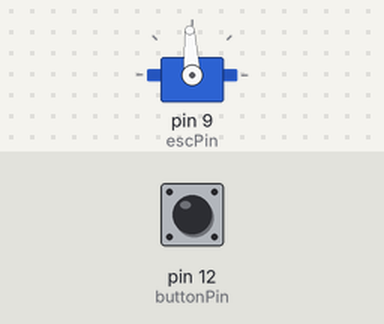
A sketch run on a simulated Arduino Uno, built with avr-gcc and run on an emulated ATmega328P. Parts: servo. The inputs (shaded band) are chosen by the test bench; at power-on: pin 12 (buttonPin) HIGH. What the sketch prints to the serial monitor is not drawn.

Above: at 0.8 s.
0.9 s: pin 12 (buttonPin) pulled LOW for 0.15 s
Timing chart, 0 to 5.7 s (numbered marks = the images above; inputs shaded):
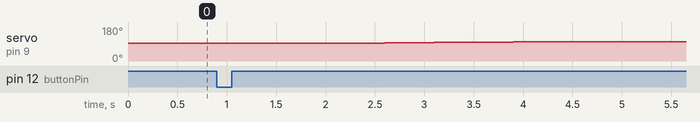

Measured:
- after the input at 0.9 s, servo on pin 9 (escPin): moves from 93° to 102° over 2.1 s, starting after 1.2 s

The sketch:

accelerate_wheel.ino
```cpp
#include <Servo.h>

Servo esc;  // Create a Servo object to control the ESC
int buttonPin = 12;
int escPin = 9;
int CURRENT_SPEED = 1500; //neutral throttle
int SPEED_STEP = 2; // step size of pwm changes
int lastMillis = 0;
int interval = 50;


void setup() {
  pinMode(buttonPin, INPUT_PULLUP);
  Serial.println("setting up the motor");
  setupMotor();
  delay(1000);
  Serial.println("Entering the loop");
}


void loop(){
  accelerateRight(CURRENT_SPEED);
  // Serial.println("end of loop");
}


void accelerateRight(int speed){
  //accelertates the wheel
  if(speed >= 1600){
    Serial.println("pwm speed limit reached"); //typically 2000us for bidirectional speed controllers.
    return;
  } else if (speed <= 1000){
    Serial.println("pwm speed floor reached"); // typically 1000us for bidirectional speed controllers.
    return;
  } else if (millis() - lastMillis >= interval){
    lastMillis = millis();
    CURRENT_SPEED = speed + SPEED_STEP;
    //Serial.println(CURRENT_SPEED);
    esc.writeMicroseconds(CURRENT_SPEED);
    Serial.println(CURRENT_SPEED);
  }
}


void accelerateLeft(int speed){
  //accelertates the wheel
  if(speed >= 1600){
    Serial.println("pwm speed limit reached"); //typically 2000us for bidirectional speed controllers.
    return;
  } else if (speed <= 1000){
    Serial.println("pwm speed floor reached"); // typically 1000us for bidirectional speed controllers.
    return;
  } else if (millis() - lastMillis >= interval){
    lastMillis = millis();
    CURRENT_SPEED = speed - SPEED_STEP;
    //Serial.println(CURRENT_SPEED);
    esc.writeMicroseconds(CURRENT_SPEED);
    Serial.println(CURRENT_SPEED);
  }
}


void setupMotor(){
  esc.attach(escPin); // ESC signal connected to pin D9
  Serial.begin(9600);

  // Arm the ESC
  Serial.println("Arming ESC...");
  esc.writeMicroseconds(1500); // Send low throttle to arm (usually 1500µs for bidirectional)
  Serial.println("plug in battery now, then push button");
  while(digitalRead(buttonPin) == HIGH){
    // wait
  }

  Serial.println("ESC Armed. Starting motor.");
}
```
